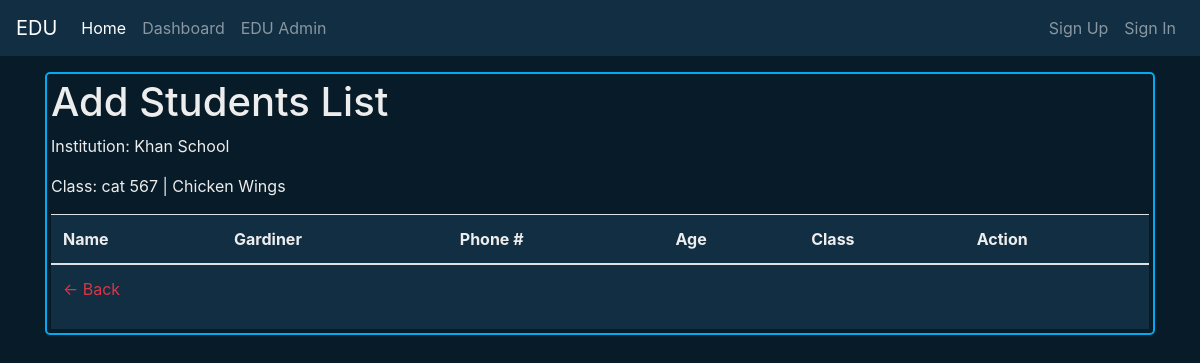
Screenshot of /edu/Khan_School474aa/class/1/cat 567/Add-Students/ with the database file from the repository.
### edu/models.py (models this page shows, shortened)
class xEduInstitution(models.Model):
    OwnerOfX = models.OneToOneField(User, on_delete=models.CASCADE)
    name = models.CharField(max_length=150)
    typeOfInstitution = models.ForeignKey(InstitutionType, on_delete=models.CASCADE)
    uuid = models.UUIDField(default=uuid.uuid4,editable=False)
    email = models.EmailField()
    country = CountryField()
    phone = models.CharField(max_length=20)
    address = models.CharField(max_length=255)
    picture = models.ImageField(upload_to=upload_path, blank=True)
    registration_date = models.DateField(default=timezone.now , editable=False)
    pk_key = models.CharField( unique=True, max_length=255)
    active = models.BooleanField(default=True)
    def __str__(self):
        return self.name

### edu_onLine_class/models.py (models this page shows, shortened)
class ClassOfStudents(models.Model):
    Eclass = models.ForeignKey(eduClass, on_delete=models.CASCADE)
    name = models.CharField(default="A",max_length=50)
    incharge = models.ForeignKey(
        eduFaculty,
        on_delete=models.CASCADE,
        related_name='classes_in_charge'
    )
    studentsOfclass = models.ManyToManyField(
        eduStudents,
        blank=True,
        related_name='class_student'
    )
    createDateTime = models.DateTimeField(default=timezone.now,editable=False)
    uuid = models.UUIDField(default=uuid.uuid4,editable=False)
    cls_key = models.CharField(null=True,max_length=50)
    def __str__(self):
        return f'{self.name} | {self.Eclass}'

### edu_stracture/models.py (models this page shows, shortened)
class eduClass(models.Model):
    edu = models.ForeignKey(xEduInstitution, on_delete=models.CASCADE)
    course = models.ForeignKey(InstCourse, on_delete=models.CASCADE)
    semister = models.ForeignKey(Semester, on_delete=models.CASCADE)
    department = models.ForeignKey(eduDepartment,blank=True,null=True ,on_delete=models.CASCADE)
    name = models.CharField(max_length=100)
    capacity = models.IntegerField()
    location = models.CharField(max_length=150)
    picture = models.ImageField(upload_to=upload_path,blank=True)
    dateOfcreation = models.DateField(default=timezone.now,editable=False)
    def __str__(self):
        return self.name

### edu_onLine_class/views.py (the view, shortened to what this page needs)
# urls.py: path('<int:pk>/<str:name>/Add-Students/',addStudentList.as_view(),name='addStudent'),
class addStudentList(ListView):
    model = eduStudents
    template_name = "onLine_class/addstudentList.html"
    context_object_name = "addListOfStudent"
    def get_context_data(self, **kwargs):
        context = super().get_context_data(**kwargs)
        pk_key=self.kwargs['pk_key']
        pk=self.kwargs['pk']
        name = self.kwargs['name']
        edu = get_object_or_404(xEduInstitution,pk_key=pk_key )
        cls = get_object_or_404(ClassOfStudents,pk=pk,name=name)
        context['edu'] = edu
        context['cls'] = cls
        return context

### templates/onLine_class/addstudentList.html (shortened to what this page needs)
{% extends 'base.html' %}
{% block contx %}
<div class="txt-clr cs-card">
    <h1>Add Students List</h1>
    <p>Institution: {{edu}}</p>
    <p>Class: {{cls}}</p>
    <div class="table-responsive  bg-snd">
        <table class="table txt-clr">
            <thead>
                <tr>
                    <th>Name</th>
                    <th>Gardiner</th>
                    <th>Phone #</th>
                    <th>Age</th>
                    <th>Class</th>
                    <th>Action</th>
                </tr>
            </thead>
            <tbody>
                <tr>
                    <td colspan="6">
                        <a class="text-danger float-left" href="{% url 'classCD' edu.pk_key cls.pk cls.name %}"> &larr; Back</a>
                    </td>
                </tr>
            </tbody>
        </table>
    </div>
</div>
{% endblock contx %}

### static/css/main.css (style rules this page uses)
:root { --bg-color:#081b29; --second-bg-color:#112e42; --text-color:#ededed; --main-color:#00abf0; }
html { overflow-x:hidden ; }
body { background-color: var(--bg-color) !important ; }
.bg-fst { background-color:var(--bg-color) !important; }
.bg-snd { background-color:var(--second-bg-color) !important; }
.txt-clr { color: var(--text-color) !important; }
.cs-card { background-color: var(--bg-color) !important; color: var(--text-color) !important; border: 2px solid var(--main-color) !important; border-radius: 5px !important; min-height: 45px; padding: 4px; }

### rows the page displays
xEduInstitution: name "Khan School"
ClassOfStudents: name+Eclass "cat 567 | Chicken Wings"
